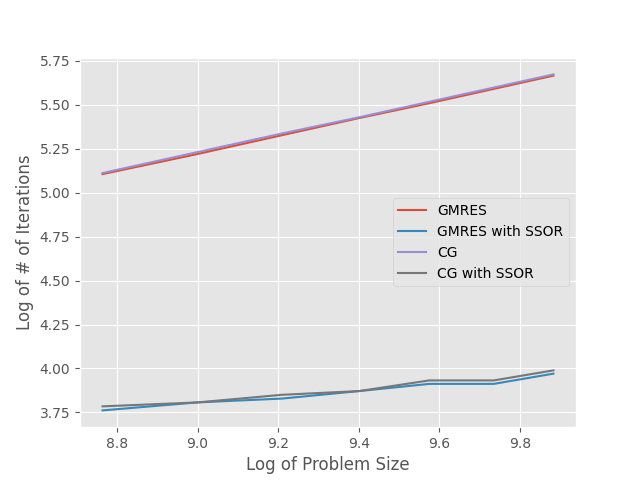

The Python source for this figure:
import numpy as np
import sys

sys.path.insert(0, "../assignment1/problemThree")
from build_laplace_2d import build_laplace_2D
from myGMRES import myGMRES
from myGMRESSSOR import myGMRES_SSOR
from myCG import myCG
from myCGSSOR import myCG_SSOR
import matplotlib.pyplot as plt

plt.style.use("ggplot")

Ns = range(80, 150, 10)
ns = [N ** 2 for N in Ns]
tol = 1e-10

steps = {"gmres": [], "gmresssor": [], "cg": [], "cgssor": []}
for N in Ns:
    print(N)
    n = N ** 2
    A = build_laplace_2D(N)
    b = np.ones(n)
    x0 = np.zeros(n)

    *_, stepsgmres = myGMRES(A, x0, b, tol)
    print("\tdone with GMRES")
    *_, stepsgmresSSOR = myGMRES_SSOR(A, x0, b, tol)
    print("\tdone with GMRES SSOR")
    *_, stepscg = myCG(A, x0, b, tol)
    print("\tdone with CG")
    *_, stepscgSSOR = myCG_SSOR(A, x0, b, tol)
    print("\tdone with CG SSOR")

    steps["gmres"].append(stepsgmres)
    steps["gmresssor"].append(stepsgmresSSOR)
    steps["cg"].append(stepscg)
    steps["cgssor"].append(stepscgSSOR)

fig = plt.figure()
ax = plt.subplot(111)
x = np.log(ns)
ax.plot(x, np.log(steps["gmres"]), label="GMRES")
ax.plot(x, np.log(steps["gmresssor"]), label="GMRES with SSOR")
ax.plot(x, np.log(steps["cg"]), label="CG")
ax.plot(x, np.log(steps["cgssor"]), label="CG with SSOR")

ax.legend()
ax.set_xlabel(r"Log of Problem Size")
ax.set_ylabel(r"Log of # of Iterations")
plt.show()

slope_gmres, _ = np.polyfit(x, np.log(steps["gmres"]), 1)
print(f"GMRES loglog slope: {slope_gmres}")
slope_cg, _ = np.polyfit(x, np.log(steps["cg"]), 1)
print(f"CG loglog slope: {slope_cg}")
slope_gmresssor, _ = np.polyfit(x, np.log(steps["gmresssor"]), 1)
print(f"GMRES with SSOR loglog slope: {slope_gmresssor}")
slope_cgssor, _ = np.polyfit(x, np.log(steps["cgssor"]), 1)
print(f"CG with SSOR loglog slope: {slope_cgssor}")
